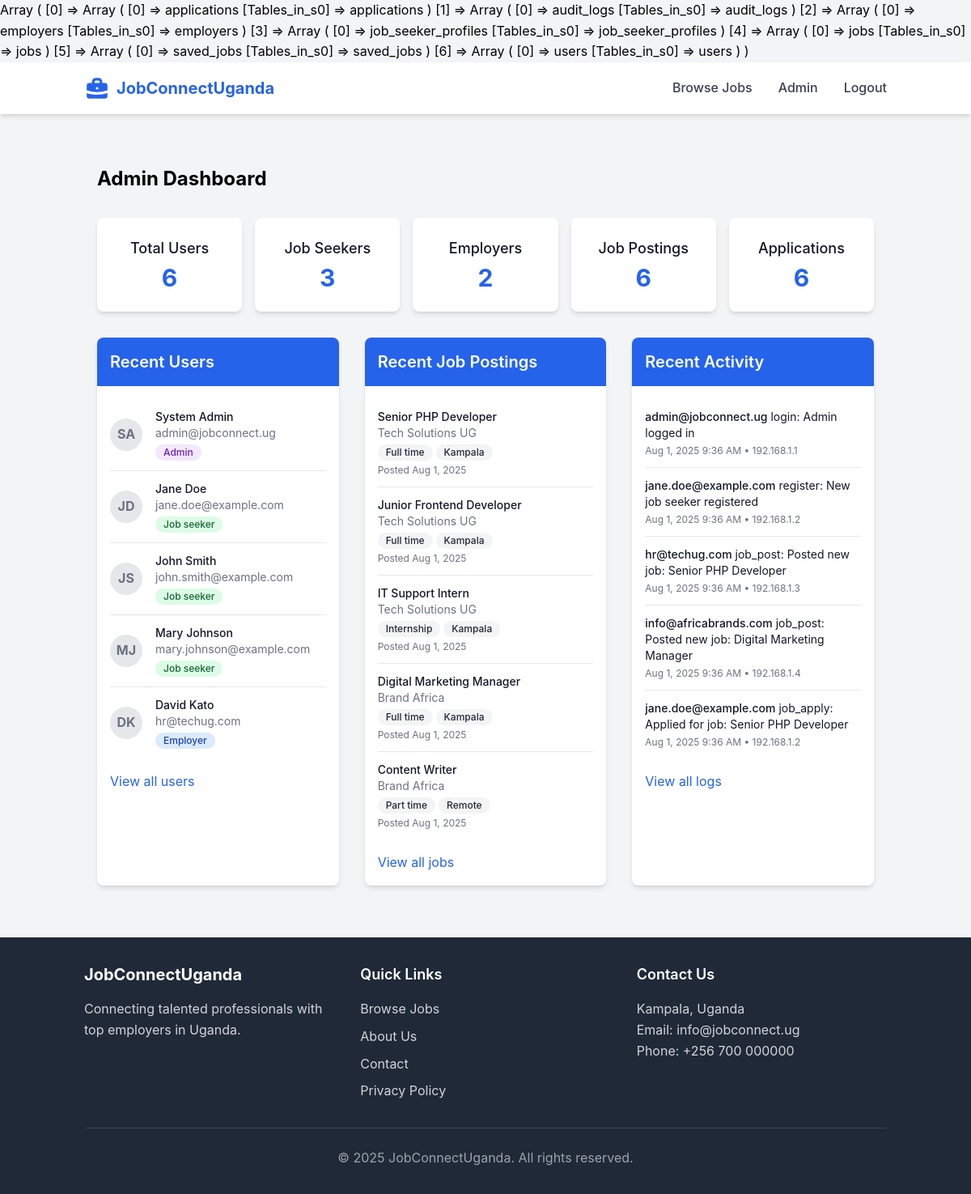
Screenshot of /Admin/Dashboard.php (signed in) with the database file from the repository.
### tables this page shows
CREATE TABLE users (
    user_id INT AUTO_INCREMENT PRIMARY KEY,
    email VARCHAR(100) NOT NULL UNIQUE,
    password_hash VARCHAR(255) NOT NULL,
    user_type ENUM('job_seeker', 'employer', 'admin') NOT NULL,
    first_name VARCHAR(50) NOT NULL,
    last_name VARCHAR(50) NOT NULL,
    phone VARCHAR(20),
    created_at TIMESTAMP DEFAULT CURRENT_TIMESTAMP,
    last_login TIMESTAMP NULL,
    is_active BOOLEAN DEFAULT TRUE
);

CREATE TABLE jobs (
    job_id INT AUTO_INCREMENT PRIMARY KEY,
    employer_id INT NOT NULL,
    title VARCHAR(100) NOT NULL,
    description TEXT NOT NULL,
    requirements TEXT NOT NULL,
    location VARCHAR(100) NOT NULL,
    job_type ENUM('full_time', 'part_time', 'contract', 'internship', 'temporary') NOT NULL,
    salary_range VARCHAR(50),
    experience_level VARCHAR(50),
    posted_at TIMESTAMP DEFAULT CURRENT_TIMESTAMP,
    deadline DATE,
    is_active BOOLEAN DEFAULT TRUE,
    views INT DEFAULT 0,
    FOREIGN KEY (employer_id) REFERENCES employers(employer_id) ON DELETE CASCADE
);

CREATE TABLE employers (
    employer_id INT AUTO_INCREMENT PRIMARY KEY,
    user_id INT NOT NULL,
    company_name VARCHAR(100) NOT NULL,
    company_description TEXT,
    industry VARCHAR(50),
    website VARCHAR(100),
    logo VARCHAR(255),
    location VARCHAR(100),
    FOREIGN KEY (user_id) REFERENCES users(user_id) ON DELETE CASCADE
);

CREATE TABLE audit_logs (
    log_id INT AUTO_INCREMENT PRIMARY KEY,
    user_id INT,
    action VARCHAR(50) NOT NULL,
    description TEXT,
    ip_address VARCHAR(50),
    created_at TIMESTAMP DEFAULT CURRENT_TIMESTAMP,
    FOREIGN KEY (user_id) REFERENCES users(user_id) ON DELETE SET NULL
);

### Includes/auth.php (called while the page is built, shortened)
<?php
function isLoggedIn() {
    return isset($_SESSION['user_id']);
}
function isAdmin() {
    return isLoggedIn() && $_SESSION['user_type'] === 'admin';
}
function isEmployer() {
    return isLoggedIn() && $_SESSION['user_type'] === 'employer';
}
function isJobSeeker() {
    return isLoggedIn() && $_SESSION['user_type'] === 'job_seeker';
}
?>

### Admin/Dashboard.php (the view, shortened to what this page needs)
<?php
require_once '../includes/config.php';
$usersCount = $pdo->query("SELECT COUNT(*) FROM users")->fetchColumn();
$jobSeekersCount = $pdo->query("SELECT COUNT(*) FROM users WHERE user_type = 'job_seeker'")->fetchColumn();
$employersCount = $pdo->query("SELECT COUNT(*) FROM users WHERE user_type = 'employer'")->fetchColumn();
$jobsCount = $pdo->query("SELECT COUNT(*) FROM jobs")->fetchColumn();
$applicationsCount = $pdo->query("SELECT COUNT(*) FROM applications")->fetchColumn();
$recentUsers = $pdo->query("SELECT * FROM users ORDER BY created_at DESC LIMIT 5")->fetchAll();
$recentJobs = $pdo->query("SELECT j.*, e.company_name FROM jobs j JOIN employers e ON j.employer_id = e.employer_id ORDER BY j.posted_at DESC LIMIT 5")->fetchAll();
$recentLogs = $pdo->query("SELECT l.*, u.email FROM audit_logs l LEFT JOIN users u ON l.user_id = u.user_id ORDER BY l.created_at DESC LIMIT 10")->fetchAll();
require_once '../includes/header.php';
?>
<div class="container mx-auto px-4 py-8">
    <h1 class="text-2xl font-bold mb-8">Admin Dashboard</h1>
    <div class="grid grid-cols-1 md:grid-cols-2 lg:grid-cols-5 gap-4 mb-8">
        <div class="bg-white rounded-lg shadow-md p-6 text-center">
            <h3 class="text-lg font-medium text-gray-900 mb-1">Total Users</h3>
            <p class="text-3xl font-bold text-blue-600"><?php echo $usersCount; ?></p>
        </div>
        <div class="bg-white rounded-lg shadow-md p-6 text-center">
            <h3 class="text-lg font-medium text-gray-900 mb-1">Job Seekers</h3>
            <p class="text-3xl font-bold text-blue-600"><?php echo $jobSeekersCount; ?></p>
        </div>
        <div class="bg-white rounded-lg shadow-md p-6 text-center">
            <h3 class="text-lg font-medium text-gray-900 mb-1">Employers</h3>
            <p class="text-3xl font-bold text-blue-600"><?php echo $employersCount; ?></p>
        </div>
        <div class="bg-white rounded-lg shadow-md p-6 text-center">
            <h3 class="text-lg font-medium text-gray-900 mb-1">Job Postings</h3>
            <p class="text-3xl font-bold text-blue-600"><?php echo $jobsCount; ?></p>
        </div>
        <div class="bg-white rounded-lg shadow-md p-6 text-center">
            <h3 class="text-lg font-medium text-gray-900 mb-1">Applications</h3>
            <p class="text-3xl font-bold text-blue-600"><?php echo $applicationsCount; ?></p>
        </div>
    </div>
    <div class="grid grid-cols-1 lg:grid-cols-3 gap-8">
        <div class="bg-white rounded-lg shadow-md overflow-hidden">
            <div class="bg-blue-600 p-4 text-white">
                <h2 class="text-xl font-semibold">Recent Users</h2>
            </div>
            <div class="p-4">
                <?php if (empty($recentUsers)): ?>
                    <p class="text-gray-600">No users found.</p>
                <?php else: ?>
                    <ul class="divide-y divide-gray-200">
                        <?php foreach ($recentUsers as $user): ?>
                            <li class="py-3">
                                <div class="flex items-center">
                                    <div class="flex-shrink-0 h-10 w-10 bg-gray-200 rounded-full flex items-center justify-center text-gray-500 font-bold">
                                        <?php echo substr($user['first_name'], 0, 1) . substr($user['last_name'], 0, 1); ?>
                                    </div>
                                    <div class="ml-4">
                                        <p class="text-sm font-medium text-gray-900"><?php echo $user['first_name'] . ' ' . $user['last_name']; ?></p>
                                        <p class="text-sm text-gray-500"><?php echo $user['email']; ?></p>
                                        <div class="mt-1">
                                            <span class="inline-flex items-center px-2.5 py-0.5 rounded-full text-xs font-medium
                                                <?php echo $user['user_type'] === 'admin' ? 'bg-purple-100 text-purple-800' :
                                                      ($user['user_type'] === 'employer' ? 'bg-blue-100 text-blue-800' : 'bg-green-100 text-green-800'); ?>">
                                                <?php echo ucfirst(str_replace('_', ' ', $user['user_type'])); ?>
                                            </span>
                                        </div>
                                    </div>
                                </div>
                            </li>
                        <?php endforeach; ?>
                    </ul>
                    <div class="mt-4">
                        <a href="users.php" class="text-blue-600 hover:underline">View all users</a>
                    </div>
                <?php endif; ?>
            </div>
        </div>
        <div class="bg-white rounded-lg shadow-md overflow-hidden">
            <div class="bg-blue-600 p-4 text-white">
                <h2 class="text-xl font-semibold">Recent Job Postings</h2>
            </div>
            <div class="p-4">
                <?php if (empty($recentJobs)): ?>
                    <p class="text-gray-600">No job postings found.</p>
                <?php else: ?>
                    <ul class="divide-y divide-gray-200">
                        <?php foreach ($recentJobs as $job): ?>
                            <li class="py-3">
                                <div>
                                    <p class="text-sm font-medium text-gray-900"><?php echo $job['title']; ?></p>
                                    <p class="text-sm text-gray-500"><?php echo $job['company_name']; ?></p>
                                    <div class="mt-1 flex flex-wrap gap-1">
                                        <span class="inline-flex items-center px-2.5 py-0.5 rounded-full text-xs font-medium bg-gray-100 text-gray-800">
                                            <?php echo ucfirst(str_replace('_', ' ', $job['job_type'])); ?>
                                        </span>
                                        <span class="inline-flex items-center px-2.5 py-0.5 rounded-full text-xs font-medium bg-gray-100 text-gray-800">
                                            <?php echo $job['location']; ?>
                                        </span>
                                    </div>
                                    <p class="mt-1 text-xs text-gray-500">Posted <?php echo date('M j, Y', strtotime($job['posted_at'])); ?></p>
                                </div>
                            </li>
                        <?php endforeach; ?>
                    </ul>
                    <div class="mt-4">
                        <a href="jobs.php" class="text-blue-600 hover:underline">View all jobs</a>
                    </div>
                <?php endif; ?>
            </div>
        </div>
        <div class="bg-white rounded-lg shadow-md overflow-hidden">
            <div class="bg-blue-600 p-4 text-white">
                <h2 class="text-xl font-semibold">Recent Activity</h2>
            </div>
            <div class="p-4">
                <?php if (empty($recentLogs)): ?>
                    <p class="text-gray-600">No activity logs found.</p>
                <?php else: ?>
                    <ul class="divide-y divide-gray-200">
                        <?php foreach ($recentLogs as $log): ?>
                            <li class="py-3">
                                <div>
                                    <p class="text-sm text-gray-900">
                                        <span class="font-medium"><?php echo $log['email'] ?: 'System'; ?></span>
                                        <?php echo $log['action']; ?>: <?php echo $log['description']; ?>
                                    </p>
                                    <p class="text-xs text-gray-500 mt-1">
                                        <?php echo date('M j, Y g:i A', strtotime($log['created_at'])); ?>
                                        <?php if ($log['ip_address']): ?>
                                            • <?php echo $log['ip_address']; ?>
                                        <?php endif; ?>
                                    </p>
                                </div>
                            </li>
                        <?php endforeach; ?>
                    </ul>
                    <div class="mt-4">
                        <a href="logs.php" class="text-blue-600 hover:underline">View all logs</a>
                    </div>
                <?php endif; ?>
            </div>
        </div>
    </div>
</div>
<?php require_once '../includes/footer.php'; ?>

### Includes/header.php (shortened to what this page needs)
<!DOCTYPE html>
<html lang="en">
<head>
    <script src="https://cdn.tailwindcss.com"></script>
    <link rel="stylesheet" href="<?php echo BASE_URL; ?>/assets/css/styles.css">
</head>
<body class="bg-gray-100">
    <header class="bg-white shadow-md">
        <div class="container mx-auto px-4 py-4">
            <div class="flex justify-between items-center">
                <div class="flex items-center">
                    <a href="<?php echo BASE_URL; ?>" class="flex items-center">
                        <span class="ml-2 text-xl font-bold text-blue-600">JobConnectUganda</span>
                    </a>
                </div>
                <nav class="hidden md:flex space-x-8">
                    <a href="<?php echo BASE_URL; ?>/jobs.php" class="text-gray-700 hover:text-blue-600 font-medium">Browse Jobs</a>
                    <?php if (isLoggedIn()): ?>
                        <?php if (isJobSeeker()): ?>
                            <a href="<?php echo BASE_URL; ?>/job-seeker/dashboard.php" class="text-gray-700 hover:text-blue-600 font-medium">Dashboard</a>
                        <?php elseif (isEmployer()): ?>
                            <a href="<?php echo BASE_URL; ?>/employer/dashboard.php" class="text-gray-700 hover:text-blue-600 font-medium">Dashboard</a>
                        <?php elseif (isAdmin()): ?>
                            <a href="<?php echo BASE_URL; ?>/admin/dashboard.php" class="text-gray-700 hover:text-blue-600 font-medium">Admin</a>
                        <?php endif; ?>
                        <a href="<?php echo BASE_URL; ?>/logout.php" class="text-gray-700 hover:text-blue-600 font-medium">Logout</a>
                    <?php else: ?>
                        <a href="<?php echo BASE_URL; ?>/login.php" class="text-gray-700 hover:text-blue-600 font-medium">Login</a>
                        <a href="<?php echo BASE_URL; ?>/register.php" class="bg-blue-600 text-white px-4 py-2 rounded-md hover:bg-blue-700 transition duration-300">Register</a>
                    <?php endif; ?>
                </nav>
            </div>
        </div>
    </header>
    <main class="container mx-auto px-4 py-8">

### Includes/footer.php (shortened to what this page needs)
</main>
    <footer class="bg-gray-800 text-white py-8">
        <div class="container mx-auto px-4">
            <div class="grid grid-cols-1 md:grid-cols-3 gap-8">
                <div>
                    <h3 class="text-xl font-bold mb-4">JobConnectUganda</h3>
                    <p class="text-gray-300">Connecting talented professionals with top employers in Uganda.</p>
                </div>
                <div>
                    <h4 class="text-lg font-semibold mb-4">Quick Links</h4>
                    <ul class="space-y-2">
                        <li><a href="<?php echo BASE_URL; ?>/jobs.php" class="text-gray-300 hover:text-white">Browse Jobs</a></li>
                        <li><a href="#" class="text-gray-300 hover:text-white">About Us</a></li>
                        <li><a href="#" class="text-gray-300 hover:text-white">Contact</a></li>
                        <li><a href="#" class="text-gray-300 hover:text-white">Privacy Policy</a></li>
                    </ul>
                </div>
                <div>
                    <h4 class="text-lg font-semibold mb-4">Contact Us</h4>
                    <address class="text-gray-300 not-italic">
                        <p>Kampala, Uganda</p>
                        <p>Email: info@jobconnect.ug</p>
                        <p>Phone: +256 700 000000</p>
                    </address>
                </div>
            </div>
            <div class="border-t border-gray-700 mt-8 pt-6 text-center text-gray-400">
                <p>&copy; <?php echo date('Y'); ?> JobConnectUganda. All rights reserved.</p>
            </div>
        </div>
    </footer>
</body>
</html>

### Assets/CSS/styles.css (style rules this page uses)
body { font-family: 'Inter', -apple-system, BlinkMacSystemFont, 'Segoe UI', Roboto, Oxygen, Ubuntu, Cantarell, 'Open Sans', 'Helvetica Neue', sans-serif; line-height: 1.6; }

### rows the page displays
users: first_name "S", last_name "A", first_name "System", last_name "Admin", email "admin@jobconnect.ug", user_type "Admin"
users: first_name "J", last_name "D", first_name "Jane", last_name "Doe", email "jane.doe@example.com", user_type "Job seeker"
users: first_name "J", last_name "S", first_name "John", last_name "Smith", email "john.smith@example.com", user_type "Job seeker"
users: first_name "M", last_name "J", first_name "Mary", last_name "Johnson", email "mary.johnson@example.com", user_type "Job seeker"
users: first_name "D", last_name "K", first_name "David", last_name "Kato", email "hr@techug.com", user_type "Employer"
jobs: title "Senior PHP Developer", employer.company_name "Tech Solutions UG", job_type "Full time", location "Kampala", posted_at "Aug 1, 2025"
jobs: title "Junior Frontend Developer", employer.company_name "Tech Solutions UG", job_type "Full time", location "Kampala", posted_at "Aug 1, 2025"
jobs: title "IT Support Intern", employer.company_name "Tech Solutions UG", job_type "Internship", location "Kampala", posted_at "Aug 1, 2025"
jobs: title "Digital Marketing Manager", employer.company_name "Brand Africa", job_type "Full time", location "Kampala", posted_at "Aug 1, 2025"
jobs: title "Content Writer", employer.company_name "Brand Africa", job_type "Part time", location "Remote", posted_at "Aug 1, 2025"
audit_logs: user.email "admin@jobconnect.ug", action "login", description "Admin logged in", created_at "Aug 1, 2025 9:36 AM", ip_address "192.168.1.1"
audit_logs: user.email "jane.doe@example.com", action "register", description "New job seeker registered", created_at "Aug 1, 2025 9:36 AM", ip_address "192.168.1.2"
audit_logs: user.email "hr@techug.com", action "job_post", description "Posted new job: Senior PHP Developer", created_at "Aug 1, 2025 9:36 AM", ip_address "192.168.1.3"
audit_logs: user.email "info@africabrands.com", action "job_post", description "Posted new job: Digital Marketing Manager", created_at "Aug 1, 2025 9:36 AM", ip_address "192.168.1.4"
audit_logs: user.email "jane.doe@example.com", action "job_apply", description "Applied for job: Senior PHP Developer", created_at "Aug 1, 2025 9:36 AM", ip_address "192.168.1.2"

### other values shown
$usersCount "6"
$jobSeekersCount "3"
$employersCount "2"
$jobsCount "6"
$applicationsCount "6"
